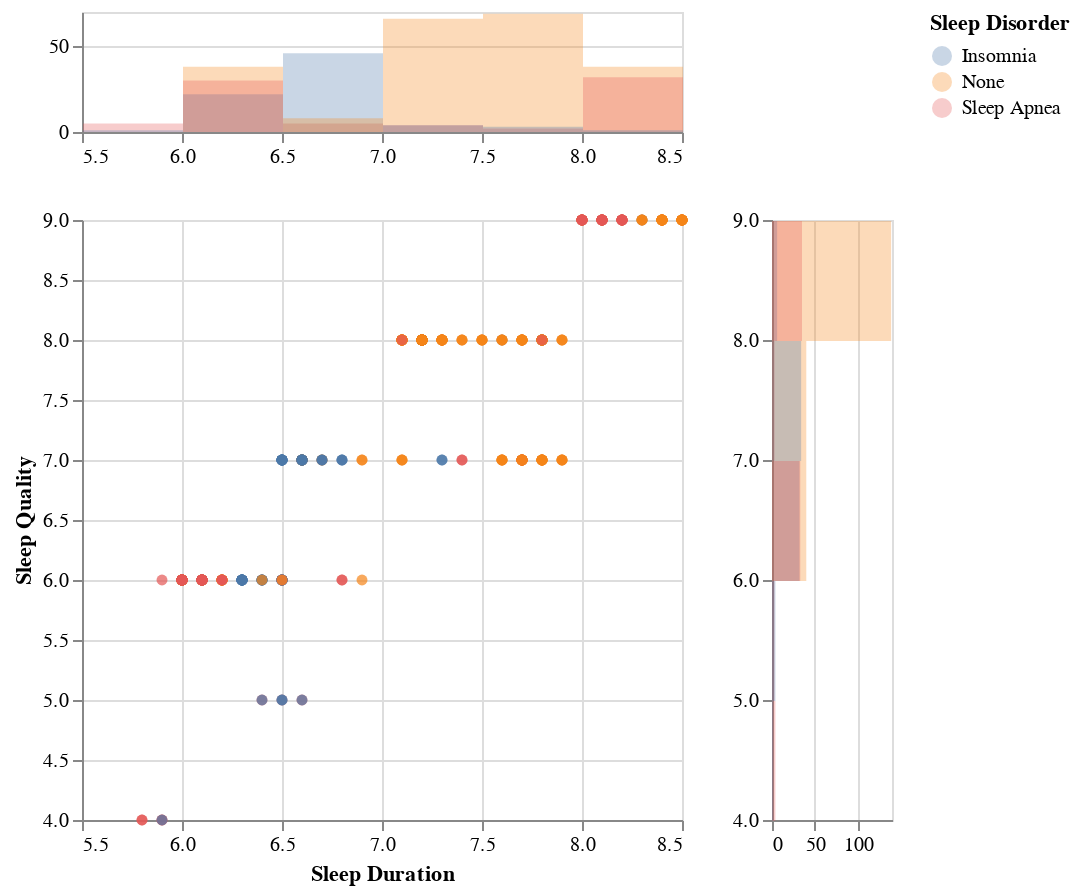

The cell this chart's notebook holds for it:
### Markdown cell above
### Sleep Duration v. Sleep Quality by Sleep Disorder

To expand on the previous visualization, we plot sleep quality against duration, categorized by sleep disorder. This can be expanded to other categories in later revisions, but we chose sleep disorder as it has a fairly salient impact on sleep quality and duration.

***Click on the legend to filter results.***

### Code cell
xscale = alt.Scale(domain=(4, 9))
yscale = alt.Scale(domain=(5.5, 8.5))

selection = alt.selection_single(fields=['Sleep Disorder'], bind='legend')

bar_args = {'opacity': .3, 'binSpacing': 0}

plot1 = base.mark_circle().encode(
    y = alt.Y("Quality of Sleep", title = 'Sleep Quality', scale = xscale),
    x = alt.X("Sleep Duration", scale = yscale),
    color = "Sleep Disorder",
    tooltip = ["Person ID", "Gender", "Age", "Occupation", "Sleep Disorder"],
).add_selection(
    selection
).transform_filter(
    selection
)


top_hist = alt.Chart(df).mark_bar(**bar_args).encode(
    x = alt.X("Sleep Duration", bin=alt.Bin(maxbins=6, extent=yscale.domain), stack = None, title = ''), 
    y = alt.Y("count()", stack=None, title=''),
    color = alt.Color("Sleep Disorder")
).properties(height=60).add_selection(
    selection
).transform_filter(
    selection
)


right_hist = alt.Chart(df).mark_bar(**bar_args).encode(
    y = alt.Y("Quality of Sleep", bin=alt.Bin(maxbins=6, extent=xscale.domain), stack = None, title = ''), 
    x = alt.X("count()", stack=None, title=''),
    color = alt.Color("Sleep Disorder")
).properties(width=60).add_selection(
    selection
).transform_filter(
    selection
)

top_hist & (plot1 | right_hist)

### Figure 1 — Vega-Lite specification as saved in the notebook (floating-point values rounded to 4 significant figures; data arrays with more than 128 entries replaced by an {"elided": "..."} marker saying what was removed)
{"config": {"view": {"continuousWidth": 300, "continuousHeight": 300}}, "vconcat": [{"mark": {"type": "bar", "binSpacing": 0, "opacity": 0.3}, "encoding": {"color": {"field": "Sleep Disorder", "type": "nominal"}, "x": {"bin": {"extent": [5.5, 8.5], "maxbins": 6}, "field": "Sleep Duration", "stack": null, "title": "", "type": "quantitative"}, "y": {"aggregate": "count", "stack": null, "title": "", "type": "quantitative"}}, "height": 60, "name": "view_5", "transform": [{"filter": {"param": "param_3"}}]}, {"hconcat": [{"mark": {"type": "circle"}, "encoding": {"color": {"field": "Sleep Disorder", "type": "nominal"}, "tooltip": [{"field": "Person ID", "type": "quantitative"}, {"field": "Gender", "type": "nominal"}, {"field": "Age", "type": "quantitative"}, {"field": "Occupation", "type": "nominal"}, {"field": "Sleep Disorder", "type": "nominal"}], "x": {"field": "Sleep Duration", "scale": {"domain": [5.5, 8.5]}, "type": "quantitative"}, "y": {"field": "Quality of Sleep", "scale": {"domain": [4, 9]}, "title": "Sleep Quality", "type": "quantitative"}}, "name": "view_3", "transform": [{"filter": {"param": "param_3"}}]}, {"mark": {"type": "bar", "binSpacing": 0, "opacity": 0.3}, "encoding": {"color": {"field": "Sleep Disorder", "type": "nominal"}, "x": {"aggregate": "count", "stack": null, "title": "", "type": "quantitative"}, "y": {"bin": {"extent": [4, 9], "maxbins": 6}, "field": "Quality of Sleep", "stack": null, "title": "", "type": "quantitative"}}, "name": "view_4", "transform": [{"filter": {"param": "param_3"}}], "width": 60}]}], "data": {"name": "data-11d64b94834cacbb6315dd571297c8a6"}, "params": [{"name": "param_3", "select": {"type": "point", "fields": ["Sleep Disorder"]}, "bind": "legend", "views": ["view_5", "view_3", "view_4"]}], "$schema": "https://vega.github.io/schema/vega-lite/v5.8.0.json", "datasets": {"data-11d64b94834cacbb6315dd571297c8a6": {"elided": "374 records"}}}
